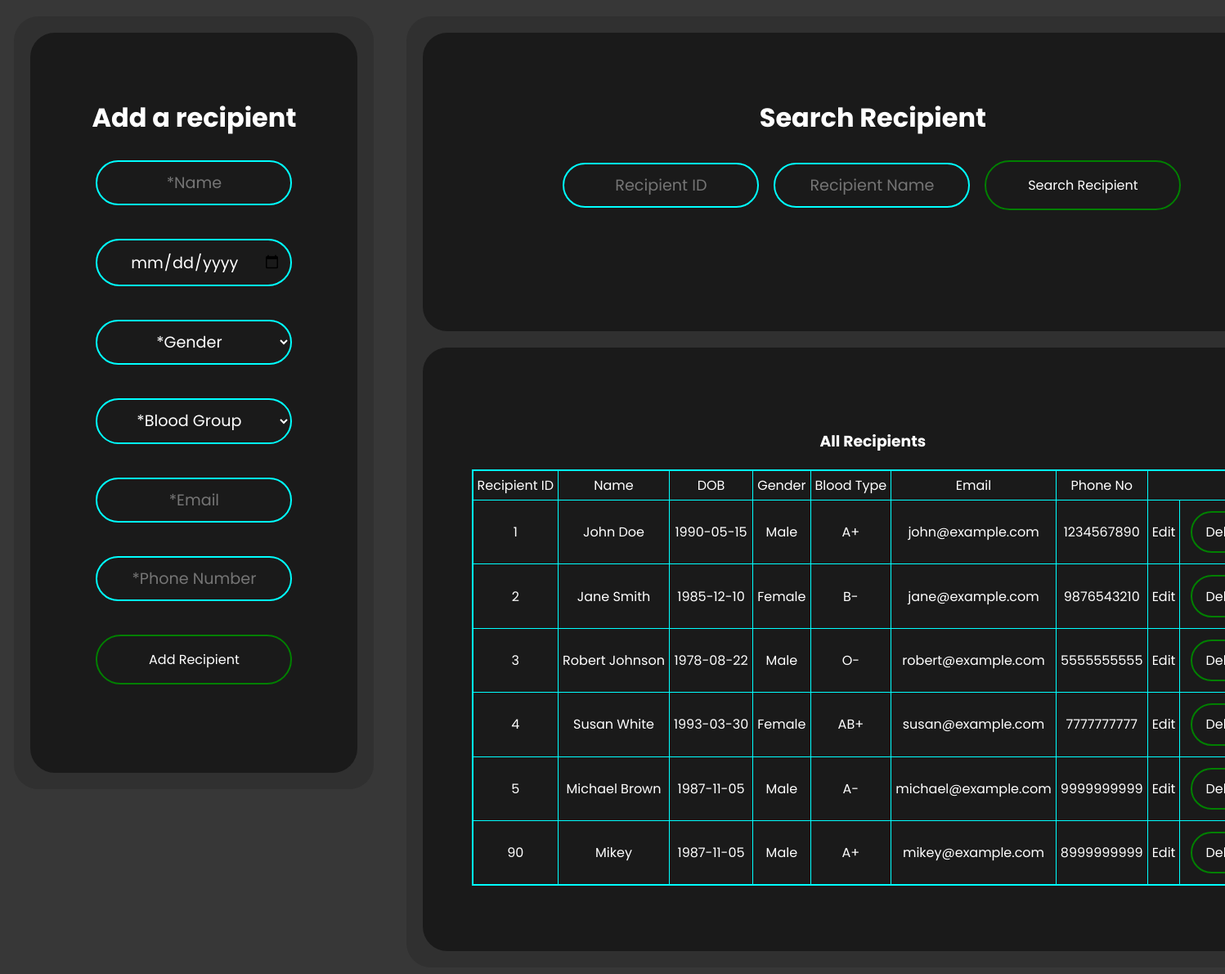
Page /Recipient_admin.php on the committed database.
### tables this page shows
CREATE TABLE Recipient ( Rec_ID INT PRIMARY KEY AUTO_INCREMENT, Rec_Name VARCHAR(120) NOT NULL, Rec_DoB DATE NOT NULL,
                         Rec_Gender VARCHAR(20) NOT NULL, Rec_Blood_Type VARCHAR(20) NOT NULL,
                         Rec_Email VARCHAR(120) NOT NULL, Rec_Phone_No BIGINT NOT NULL);

### Recipient_admin.php (the view, shortened to what this page needs)
<?php
    require_once "pdo.php";
?>
<!DOCTYPE html>
<html lang="en">
    <head>
        <link rel="stylesheet" href="styles.css">
        <link rel="stylesheet" href="home-nav.css">
    </head>
    <body>
        <div class = "leftContainer">
            <div class="add">
                <h1> Add a recipient </h1>
                <form method="POST">
                    <div class = "form">
                        <input type="text" placeholder = "*Name" name="name" id="input" required><br>
                        <input type="date" name='dob' id="dDOB" required /><br>
                        <select id="dropdown" name="gender" required>
                            <option value="" disabled selected>*Gender</option>
                        </select><br>
                        <select id="dropdown" name="bloodtype" required>
                        <option value="" disabled selected>*Blood Group</option>
                        </select><br>
                        <input type="email" placeholder="*Email" name='email' id="email" required /><br>
                        <input type="tel" placeholder="*Phone Number" name='phone' id="phone" required /><br>
                        <input type="Submit" name = "Add Recipient" value="Add Recipient" class="submitBtn">
                    </div>
                </form>
            </div>
        </div>
        <div class = "rightContainer">
        <div class = "search">
                    <h1>Search Recipient</h1>
                    <form method="GET">
                        <div class = "form" id = "searchInput">
                                <input type="text" placeholder = "Recipient ID" name = "r_id" id="r_id" />
                                <input type="text" placeholder = "Recipient Name" name="name" id="name" />
                            <input type="Submit" name="search" value="Search Recipient" class = "submitBtn" />
                        </div>
                    </form>
            </div>
            <div class="view">
                <h3>All Recipients</h3>
                <?php
                    $stmt2 = $pdo->query("SELECT * FROM Recipient");
                    echo '<table border = "1">'."\n";
                    echo '<tr><td>';
                    echo 'Recipient ID';
                    echo '</td><td>';
                    echo 'Name';
                    echo '</td><td>';
                    echo 'DOB';
                    echo '</td><td>';
                    echo 'Gender';
                    echo '</td><td>';
                    echo 'Blood Type';
                    echo '</td><td>';
                    echo 'Email';
                    echo '</td><td>';
                    echo 'Phone No';
                    echo '</td></tr>';
                    while($row2 = $stmt2->fetch(PDO::FETCH_ASSOC))
                    {
                        echo "<tr><td>";
                        echo $row2['Rec_ID'];
                        echo "</td><td>";
                        echo $row2['Rec_Name'];
                        echo "</td><td>";
                        echo $row2['Rec_DoB'];
                        echo "</td><td>";
                        echo $row2['Rec_Gender'];
                        echo "</td><td>";
                        echo $row2['Rec_Blood_Type'];
                        echo "</td><td>";
                        echo $row2['Rec_Email'];
                        echo "</td><td>";
                        echo $row2['Rec_Phone_No'];
                        echo "</td><td>\n";
                        echo ('<a href="Recipient_update.php?Rec_ID='.$row2['Rec_ID'].'">Edit</a>');
                        echo "</td><td>\n";
                        echo ('<form method = "POST">');
                        echo ('<input type="submit" name= "delete" value="Delete" class = "deleteBtn">');
                        echo ('</form>');
                        echo "</td></tr>";
                    }
                    echo "</table>\n";
                ?>
            </div>
        </div>
    </body>
</html>

### styles.css (style rules this page uses)
* { margin: 0; padding: 0; box-sizing: border-box; font-family: 'Poppins', sans-serif; }
body { display: flex; justify-content: center; align-items: left; width: 100%; background-color: #373737; }
div { margin: 20px; }
h1 { color: white; display: flex; justify-content: center; align-items: left; }
h3 { padding: 20px; }
a:link { text-decoration: none; color: white; }
.leftContainer { position:sticky; width: auto; height: 100%; background-color: #303030; border-radius: 30px; }
.rightContainer { width: auto; background-color: #303030; border-radius: 30px; height: 100%; }
.add { font-size: 1rem; float: left; display: flex; justify-content: center; align-items: center; flex-direction: column; background-color: #1A1A1A; color: white; width: 400px; height: auto; border-radius: 30px; padding: 5em 2rem; position: sticky; top: 40px; }
.search { font-size: 1rem; float: left; display: flex; justify-content: center; align-items: center; flex-direction: column; background-color: #1A1A1A; color: white; width: 1100px; border-radius: 30px; padding: 5em 2rem; }
#searchInput { display: flex; flex-direction: row; justify-content: space-between; align-items: center; }
#searchInput input { margin-right: 10px; }
.view { font-size: 1rem; clear: left; display: flex; justify-content: center; align-items: center; flex-direction: column; background-color: #1A1A1A; color: white; width: 1100px; border-radius: 30px; padding: 5em 2rem; }
input, select { text-align: center; border: 2px solid cyan; margin: 0.5rem; color: white; background: transparent; padding: 0.7rem; border-radius: 3rem; width: 15rem; font-size: 1.2rem; outline: none; transition: all .2s ease-in-out; }
option { color: black; }
table { border: 2px solid cyan; border-collapse: collapse; color: white; }
td { padding: 5px; margin: 5px; text-align: center; }
.form { display: flex; justify-content: center; align-items: center; flex-direction: column; color: white; }
.submitBtn { background: transparent; border: 2px solid green; padding: 1rem 3rem; border-radius: 6rem; text-decoration: none; font-size: 1rem; color: white; cursor: pointer; transition: all .3s ease-in-out; }
.deleteBtn { justify-content: center; align-items: center; display: flex; background: transparent; border: 2px solid green; padding: 0.7rem 1rem; border-radius: 6rem; text-decoration: none; font-size: 1rem; color: white; cursor: pointer; transition: all .3s ease-in-out; width: auto; }

### home-nav.css (style rules this page uses)
* { margin: 0; padding: 0; box-sizing: border-box; font-family: 'Poppins', 'sans-serif'; }

### rows in the picture
recipient: Rec_ID "1", Rec_Name "John Doe", Rec_DoB "1990-05-15", Rec_Gender "Male", Rec_Blood_Type "A+", Rec_Email "john@example.com", Rec_Phone_No "1234567890"
recipient: Rec_ID "2", Rec_Name "Jane Smith", Rec_DoB "1985-12-10", Rec_Gender "Female", Rec_Blood_Type "B-", Rec_Email "jane@example.com", Rec_Phone_No "9876543210"
recipient: Rec_ID "3", Rec_Name "Robert Johnson", Rec_DoB "1978-08-22", Rec_Gender "Male", Rec_Blood_Type "O-", Rec_Email "robert@example.com", Rec_Phone_No "5555555555"
recipient: Rec_ID "4", Rec_Name "Susan White", Rec_DoB "1993-03-30", Rec_Gender "Female", Rec_Blood_Type "AB+", Rec_Email "susan@example.com", Rec_Phone_No "7777777777"
recipient: Rec_ID "5", Rec_Name "Michael Brown", Rec_DoB "1987-11-05", Rec_Gender "Male", Rec_Blood_Type "A-", Rec_Email "michael@example.com", Rec_Phone_No "9999999999"
recipient: Rec_ID "90", Rec_Name "Mikey", Rec_DoB "1987-11-05", Rec_Gender "Male", Rec_Blood_Type "A+", Rec_Email "mikey@example.com", Rec_Phone_No "8999999999"
